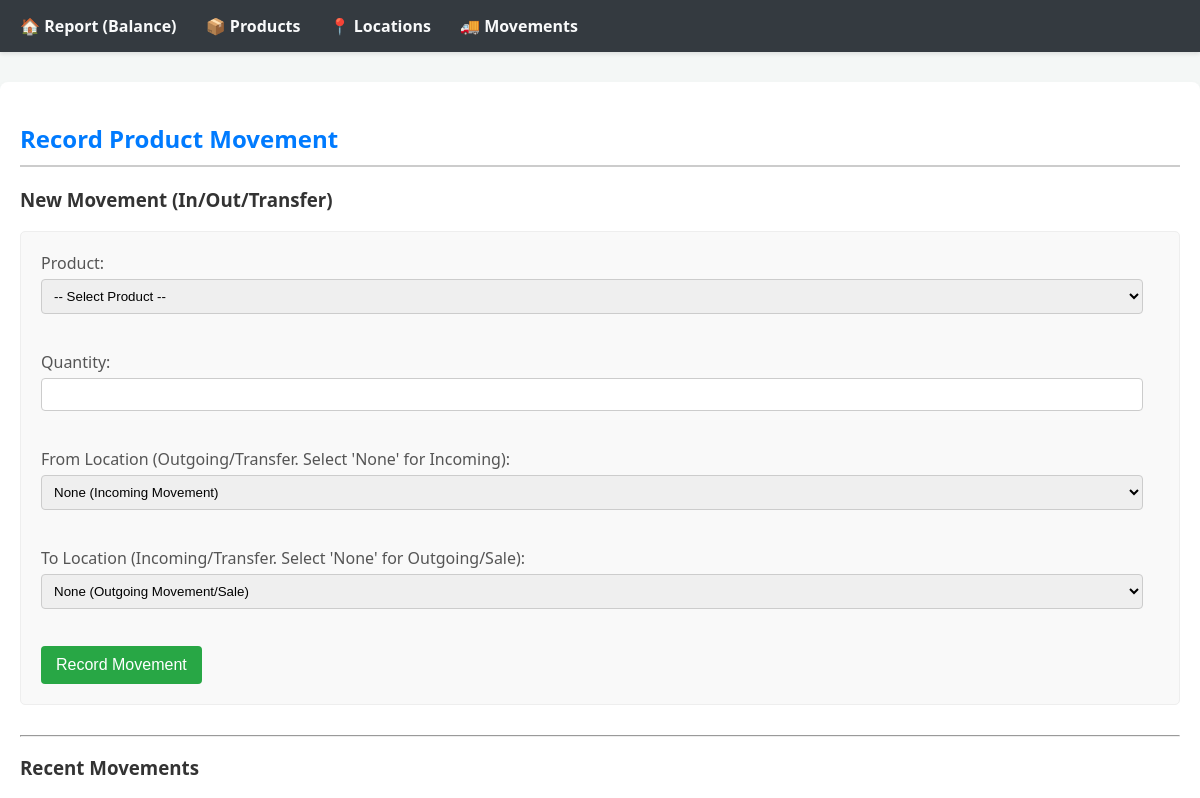
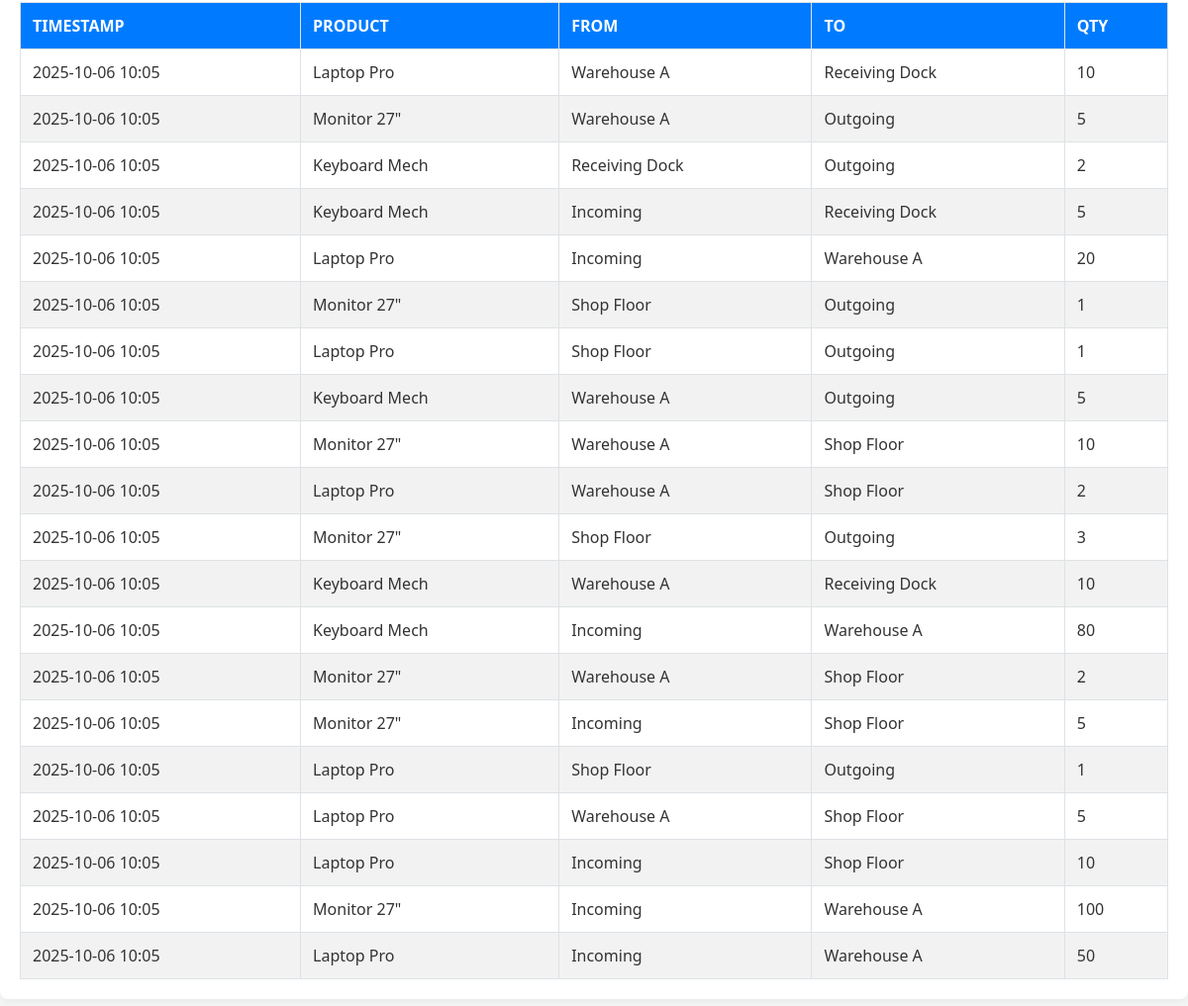
/movements, run on the app's committed database (2 pictures, top to bottom).
### app.py (models this page shows, shortened)
class ProductMovement(db.Model):
    movement_id = db.Column(db.String, primary_key=True, default=lambda: str(uuid.uuid4()).replace('-', ''))
    timestamp = db.Column(db.DateTime, default=datetime.utcnow)
    product_id = db.Column(db.String, db.ForeignKey('product.product_id'), nullable=False)
    from_location = db.Column(db.String, db.ForeignKey('location.location_id'), nullable=True) # Incoming: blank
    to_location = db.Column(db.String, db.ForeignKey('location.location_id'), nullable=True)     # Outgoing: blank
    qty = db.Column(db.Integer, nullable=False)
    product = db.relationship('Product', backref=db.backref('movements', lazy=True))
    location_from = db.relationship('Location', foreign_keys=[from_location], backref='outgoing_movements')
    location_to = db.relationship('Location', foreign_keys=[to_location], backref='incoming_movements')

class Product(db.Model):
    product_id = db.Column(db.String, primary_key=True, default=lambda: str(uuid.uuid4()).replace('-', ''))
    name = db.Column(db.String(100), nullable=False, unique=True)
    description = db.Column(db.String(255))

class Location(db.Model):
    location_id = db.Column(db.String, primary_key=True, default=lambda: str(uuid.uuid4()).replace('-', ''))
    name = db.Column(db.String(100), nullable=False, unique=True)

### app.py (the view, shortened to what this page needs)
@app.route('/movements', methods=['GET', 'POST'])
def manage_movements():
    products = Product.query.all()
    locations = Location.query.all()
    movements = ProductMovement.query.order_by(ProductMovement.timestamp.desc()).limit(50).all() # Show latest 50
    return render_template('movements.html', movements=movements, products=products, locations=locations)

### templates/movements.html (shortened to what this page needs)
{% extends "base.html" %}
{% block content %}
<h2>Record Product Movement</h2>
<h3>New Movement (In/Out/Transfer)</h3>
<form method="POST">
    <label for="product_id">Product:</label>
    <select id="product_id" name="product_id" required>
        <option value="">-- Select Product --</option>
    </select><br><br>
    <label for="qty">Quantity:</label>
    <input type="number" id="qty" name="qty" required min="1"><br><br>
    <label for="from_location">From Location (Outgoing/Transfer. Select 'None' for Incoming):</label>
    <select id="from_location" name="from_location">
        <option value="None">None (Incoming Movement)</option>
    </select><br><br>
    <label for="to_location">To Location (Incoming/Transfer. Select 'None' for Outgoing/Sale):</label>
    <select id="to_location" name="to_location">
        <option value="None">None (Outgoing Movement/Sale)</option>
    </select><br><br>
    <button type="submit">Record Movement</button>
</form>
<hr>
<h3>Recent Movements</h3>
<table>
    <thead>
        <tr>
            <th>Timestamp</th>
            <th>Product</th>
            <th>From</th>
            <th>To</th>
            <th>Qty</th>
        </tr>
    </thead>
    <tbody>
        {% for movement in movements %}
        <tr>
            <td>{{ movement.timestamp.strftime('%Y-%m-%d %H:%M') }}</td>
            <td>{{ movement.product.name }}</td>
            <td>{{ movement.location_from.name if movement.location_from else 'Incoming' }}</td>
            <td>{{ movement.location_to.name if movement.location_to else 'Outgoing' }}</td>
            <td>{{ movement.qty }}</td>
        </tr>
        {% endfor %}
    </tbody>
</table>
{% endblock %}

### templates/base.html (shortened to what this page needs)
<!DOCTYPE html>
<html lang="en">
<head>
    <link rel="stylesheet" href="{{ url_for('static', filename='css/style.css') }}">
</head>
<body>
    <nav>
        <a href="{{ url_for('index') }}">🏠 Report (Balance)</a>
        <a href="{{ url_for('manage_products') }}">📦 Products</a>
        <a href="{{ url_for('manage_locations') }}">📍 Locations</a>
        <a href="{{ url_for('manage_movements') }}">🚚 Movements</a>
    </nav>
    <div class="container">
        {% block content %}{% endblock %}
    </div>
</body>
</html>

### static/css/style.css (style rules this page uses)
body { font-family: 'Segoe UI', Tahoma, Geneva, Verdana, sans-serif; margin: 0; padding: 0; background-color: #f4f7f6; color: #333; }
h2 { color: #007bff; border-bottom: 2px solid #ccc; padding-bottom: 10px; margin-bottom: 20px; }
nav { background-color: #343a40; padding: 15px 20px; box-shadow: 0 2px 4px rgba(0, 0, 0, 0.1); }
nav a { color: #f8f9fa; text-decoration: none; font-weight: 600; margin-right: 25px; transition: color 0.3s ease; }
.container { max-width: 1200px; margin: 30px auto; padding: 20px; background: #fff; border-radius: 8px; box-shadow: 0 4px 8px rgba(0, 0, 0, 0.05); }
form { background: #f9f9f9; padding: 20px; border-radius: 5px; margin-bottom: 30px; border: 1px solid #eee; }
label { display: block; margin-bottom: 5px; font-weight: 500; color: #555; }
input[type="text"], input[type="number"], select { width: calc(100% - 16px); padding: 8px; margin-bottom: 15px; border: 1px solid #ccc; border-radius: 4px; box-sizing: border-box; }
button[type="submit"] { background-color: #28a745; color: white; padding: 10px 15px; border: none; border-radius: 4px; cursor: pointer; font-size: 16px; transition: background-color 0.3s ease; }
table { width: 100%; border-collapse: collapse; margin-top: 20px; }
th, td { border: 1px solid #dee2e6; padding: 12px; text-align: left; }
th { background-color: #007bff; color: white; font-weight: 600; text-transform: uppercase; }
tr:nth-child(even) { background-color: #f2f2f2; }

### data on the page
ProductMovement: timestamp "2025-10-06 10:05", product.name "Laptop Pro", location_from "Warehouse A", location_to "Receiving Dock", qty "10"
ProductMovement: timestamp "2025-10-06 10:05", product.name "Monitor 27\"", location_from "Warehouse A", location_to "Outgoing", qty "5"
ProductMovement: timestamp "2025-10-06 10:05", product.name "Keyboard Mech", location_from "Receiving Dock", location_to "Outgoing", qty "2"
ProductMovement: timestamp "2025-10-06 10:05", product.name "Keyboard Mech", location_from "Incoming", location_to "Receiving Dock", qty "5"
ProductMovement: timestamp "2025-10-06 10:05", product.name "Laptop Pro", location_from "Incoming", location_to "Warehouse A", qty "20"
ProductMovement: timestamp "2025-10-06 10:05", product.name "Monitor 27\"", location_from "Shop Floor", location_to "Outgoing", qty "1"
ProductMovement: timestamp "2025-10-06 10:05", product.name "Laptop Pro", location_from "Shop Floor", location_to "Outgoing", qty "1"
ProductMovement: timestamp "2025-10-06 10:05", product.name "Keyboard Mech", location_from "Warehouse A", location_to "Outgoing", qty "5"
ProductMovement: timestamp "2025-10-06 10:05", product.name "Monitor 27\"", location_from "Warehouse A", location_to "Shop Floor", qty "10"
ProductMovement: timestamp "2025-10-06 10:05", product.name "Laptop Pro", location_from "Warehouse A", location_to "Shop Floor", qty "2"
ProductMovement: timestamp "2025-10-06 10:05", product.name "Monitor 27\"", location_from "Shop Floor", location_to "Outgoing", qty "3"
ProductMovement: timestamp "2025-10-06 10:05", product.name "Keyboard Mech", location_from "Warehouse A", location_to "Receiving Dock", qty "10"
ProductMovement: timestamp "2025-10-06 10:05", product.name "Keyboard Mech", location_from "Incoming", location_to "Warehouse A", qty "80"
ProductMovement: timestamp "2025-10-06 10:05", product.name "Monitor 27\"", location_from "Warehouse A", location_to "Shop Floor", qty "2"
ProductMovement: timestamp "2025-10-06 10:05", product.name "Monitor 27\"", location_from "Incoming", location_to "Shop Floor", qty "5"
ProductMovement: timestamp "2025-10-06 10:05", product.name "Laptop Pro", location_from "Shop Floor", location_to "Outgoing", qty "1"
ProductMovement: timestamp "2025-10-06 10:05", product.name "Laptop Pro", location_from "Warehouse A", location_to "Shop Floor", qty "5"
ProductMovement: timestamp "2025-10-06 10:05", product.name "Laptop Pro", location_from "Incoming", location_to "Shop Floor", qty "10"
ProductMovement: timestamp "2025-10-06 10:05", product.name "Monitor 27\"", location_from "Incoming", location_to "Warehouse A", qty "100"
ProductMovement: timestamp "2025-10-06 10:05", product.name "Laptop Pro", location_from "Incoming", location_to "Warehouse A", qty "50"
